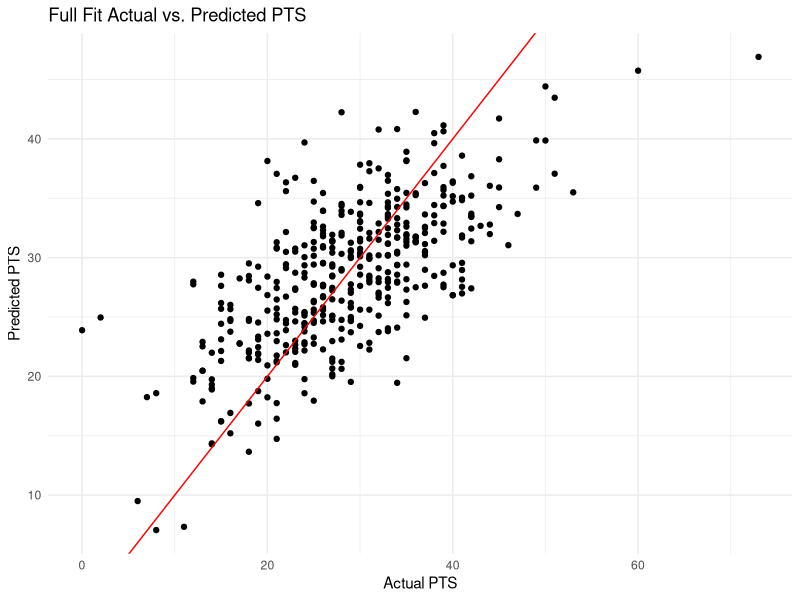
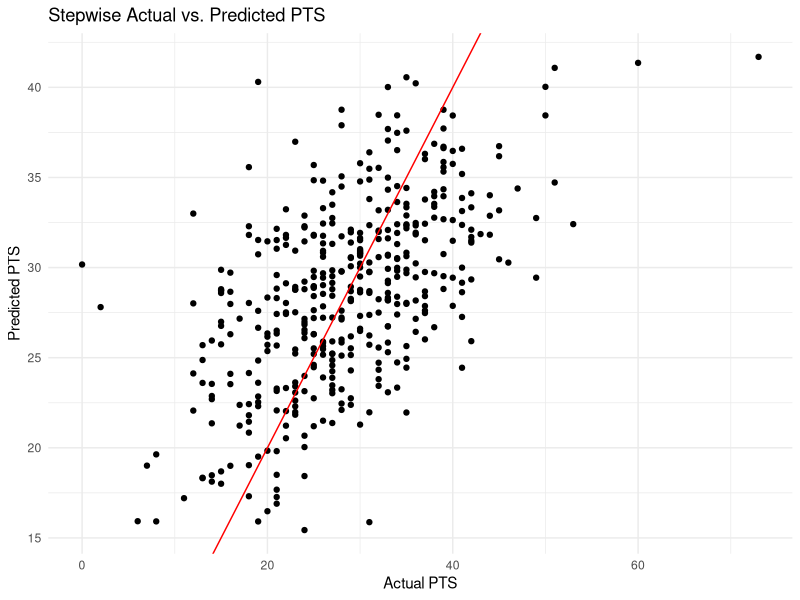
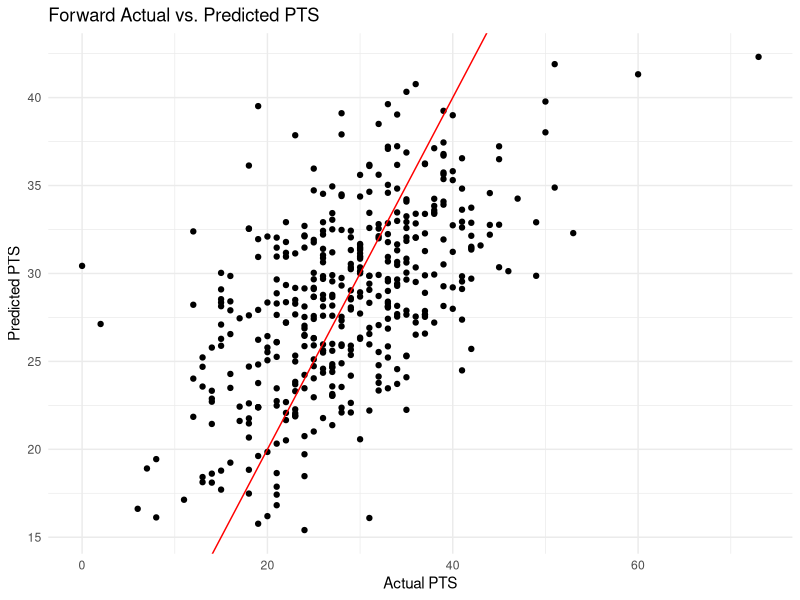
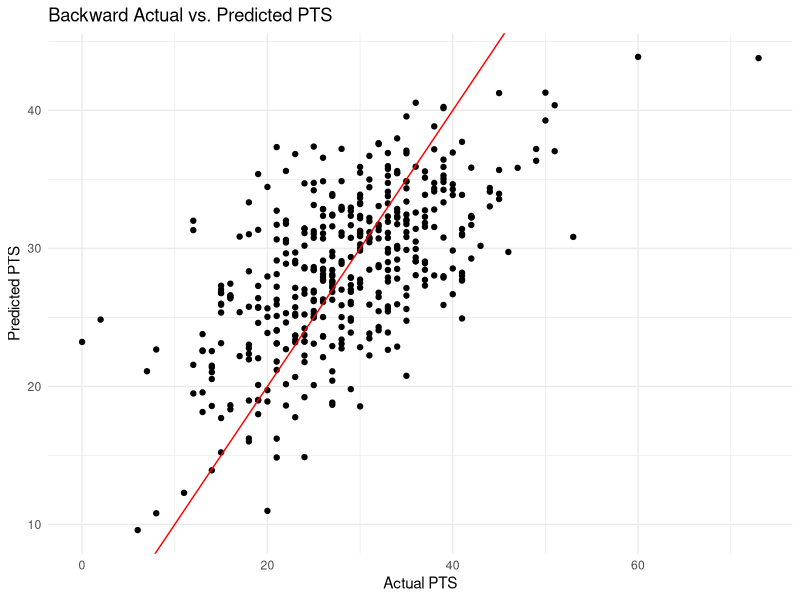

R code for these plots, in order:
# cleaned code
library(ggplot2)
library(dplyr)
library(slider)
library(lubridate)
library(caret)


luka = read.csv("LukaDoncic.csv")
head(luka)
names(luka)[names(luka) == "Unnamed..5"] = "HomeAway"
luka$HomeAway[luka$HomeAway == "@"] = 1
luka$HomeAway = as.integer(luka$HomeAway)
luka$MP = period_to_seconds(ms(luka$MP))
luka[, 7:24] = lapply(luka[, 7:24], as.numeric)
luka = na.omit(luka)

luka = luka %>% mutate(
  PTS_avg3 = lag(slide_dbl(PTS, mean, .before = 3, .after = -1)),
  PTS_sd3 = lag(slide_dbl(PTS, sd, .before = 3, .after = -1)),
  PTS_avg5 = lag(slide_dbl(PTS, mean, .before = 5, .after = -1)),
  PTS_sd5 = lag(slide_dbl(PTS, sd, .before = 5, .after = -1)),
  PTS_avg10 = lag(slide_dbl(PTS, mean, .before = 10, .after = -1)),
  PTS_sd10 = lag(slide_dbl(PTS, sd, .before = 10, .after = -1)),
  PTS_career_avg = lag(slide_dbl(PTS, mean, .before = 433, .after = -1)),
  PTS_career_sd = lag(slide_dbl(PTS, sd, .before = 433, .after = -1)),
)

luka = luka %>% mutate(
  FG_avg3 = lag(slide_dbl(FG, mean, .before = 3, .after = -1)),
  FG_sd3 = lag(slide_dbl(FG, sd, .before = 3, .after = -1)),
  FG_avg5 = lag(slide_dbl(FG, mean, .before = 5, .after = -1)),
  FG_sd5 = lag(slide_dbl(FG, sd, .before = 5, .after = -1)),
  FG_avg10 = lag(slide_dbl(FG, mean, .before = 10, .after = -1)),
  FG_sd10 = lag(slide_dbl(FG, sd, .before = 10, .after = -1)),
  FG_career_avg = lag(slide_dbl(FG, mean, .before = 433, .after = -1)),
  FG_career_sd = lag(slide_dbl(FG, sd, .before = 433, .after = -1)),
)

luka = luka %>% mutate(
  FGA_avg3 = lag(slide_dbl(FGA, mean, .before = 3, .after = -1)),
  FGA_sd3 = lag(slide_dbl(FGA, sd, .before = 3, .after = -1)),
  FGA_avg5 = lag(slide_dbl(FGA, mean, .before = 5, .after = -1)),
  FGA_sd5 = lag(slide_dbl(FGA, sd, .before = 5, .after = -1)),
  FGA_avg10 = lag(slide_dbl(FGA, mean, .before = 10, .after = -1)),
  FGA_sd10 = lag(slide_dbl(FGA, sd, .before = 10, .after = -1)),
  FGA_career_avg = lag(slide_dbl(FGA, mean, .before = 433, .after = -1)),
  FGA_career_sd = lag(slide_dbl(FGA, sd, .before = 433, .after = -1)),
)

luka = luka %>% mutate(
  FG._avg3 = lag(slide_dbl(FG., mean, .before = 3, .after = -1)),
  FG._sd3 = lag(slide_dbl(FG., sd, .before = 3, .after = -1)),
  FG._avg5 = lag(slide_dbl(FG., mean, .before = 5, .after = -1)),
  FG._sd5 = lag(slide_dbl(FG., sd, .before = 5, .after = -1)),
  FG._avg10 = lag(slide_dbl(FG., mean, .before = 10, .after = -1)),
  FG._sd10 = lag(slide_dbl(FG., sd, .before = 10, .after = -1)),
  FG._career_avg = lag(slide_dbl(FG., mean, .before = 433, .after = -1)),
  FG._career_sd = lag(slide_dbl(FG., sd, .before = 433, .after = -1)),
)

luka = luka %>% mutate(
  X3P_avg3 = lag(slide_dbl(X3P, mean, .before = 3, .after = -1)),
  X3P_sd3 = lag(slide_dbl(X3P, sd, .before = 3, .after = -1)),
  X3P_avg5 = lag(slide_dbl(X3P, mean, .before = 5, .after = -1)),
  X3P_sd5 = lag(slide_dbl(X3P, sd, .before = 5, .after = -1)),
  X3P_avg10 = lag(slide_dbl(X3P, mean, .before = 10, .after = -1)),
  X3P_sd10 = lag(slide_dbl(X3P, sd, .before = 10, .after = -1)),
  X3P_career_avg = lag(slide_dbl(X3P, mean, .before = 433, .after = -1)),
  X3P_career_sd = lag(slide_dbl(X3P, sd, .before = 433, .after = -1)),
)

luka = luka %>% mutate(
  X3PA_avg3 = lag(slide_dbl(X3PA, mean, .before = 3, .after = -1)),
  X3PA_sd3 = lag(slide_dbl(X3PA, sd, .before = 3, .after = -1)),
  X3PA_avg5 = lag(slide_dbl(X3PA, mean, .before = 5, .after = -1)),
  X3PA_sd5 = lag(slide_dbl(X3PA, sd, .before = 5, .after = -1)),
  X3PA_avg10 = lag(slide_dbl(X3PA, mean, .before = 10, .after = -1)),
  X3PA_sd10 = lag(slide_dbl(X3PA, sd, .before = 10, .after = -1)),
  X3PA_career_avg = lag(slide_dbl(X3PA, mean, .before = 433, .after = -1)),
  X3PA_career_sd = lag(slide_dbl(X3PA, sd, .before = 433, .after = -1)),
)

luka = luka %>% mutate(
  X3P._avg3 = lag(slide_dbl(X3P., mean, .before = 3, .after = -1)),
  X3P._sd3 = lag(slide_dbl(X3P., sd, .before = 3, .after = -1)),
  X3P._avg5 = lag(slide_dbl(X3P., mean, .before = 5, .after = -1)),
  X3P._sd5 = lag(slide_dbl(X3P., sd, .before = 5, .after = -1)),
  X3P._avg10 = lag(slide_dbl(X3P., mean, .before = 10, .after = -1)),
  X3P._sd10 = lag(slide_dbl(X3P., sd, .before = 10, .after = -1)),
  X3P._career_avg = lag(slide_dbl(X3P., mean, .before = 433, .after = -1)),
  X3P._career_sd = lag(slide_dbl(X3P., sd, .before = 433, .after = -1)),
)

luka = luka %>% mutate(
  FT_avg3 = lag(slide_dbl(FT, mean, .before = 3, .after = -1)),
  FT_sd3 = lag(slide_dbl(FT, sd, .before = 3, .after = -1)),
  FT_avg5 = lag(slide_dbl(FT, mean, .before = 5, .after = -1)),
  FT_sd5 = lag(slide_dbl(FT, sd, .before = 5, .after = -1)),
  FT_avg10 = lag(slide_dbl(FT, mean, .before = 10, .after = -1)),
  FT_sd10 = lag(slide_dbl(FT, sd, .before = 10, .after = -1)),
  FT_career_avg = lag(slide_dbl(FT, mean, .before = 433, .after = -1)),
  FT_career_sd = lag(slide_dbl(FT, sd, .before = 433, .after = -1)),
)

luka = luka %>% mutate(
  FTA_avg3 = lag(slide_dbl(FTA, mean, .before = 3, .after = -1)),
  FTA_sd3 = lag(slide_dbl(FTA, sd, .before = 3, .after = -1)),
  FTA_avg5 = lag(slide_dbl(FTA, mean, .before = 5, .after = -1)),
  FTA_sd5 = lag(slide_dbl(FTA, sd, .before = 5, .after = -1)),
  FTA_avg10 = lag(slide_dbl(FTA, mean, .before = 10, .after = -1)),
  FTA_sd10 = lag(slide_dbl(FTA, sd, .before = 10, .after = -1)),
  FTA_career_avg = lag(slide_dbl(FTA, mean, .before = 433, .after = -1)),
  FTA_career_sd = lag(slide_dbl(FTA, sd, .before = 433, .after = -1)),
)

luka = luka %>% mutate(
  FT._avg3 = lag(slide_dbl(FT., mean, .before = 3, .after = -1)),
  FT._sd3 = lag(slide_dbl(FT., sd, .before = 3, .after = -1)),
  FT._avg5 = lag(slide_dbl(FT., mean, .before = 5, .after = -1)),
  FT._sd5 = lag(slide_dbl(FT., sd, .before = 5, .after = -1)),
  FT._avg10 = lag(slide_dbl(FT., mean, .before = 10, .after = -1)),
  FT._sd10 = lag(slide_dbl(FT., sd, .before = 10, .after = -1)),
  FT._career_avg = lag(slide_dbl(FT., mean, .before = 433, .after = -1)),
  FT._career_sd = lag(slide_dbl(FT., sd, .before = 433, .after = -1)),
)

luka = luka %>% mutate(
  RB_avg3 = lag(slide_dbl(TRB, mean, .before = 3, .after = -1)),
  RB_sd3 = lag(slide_dbl(TRB, sd, .before = 3, .after = -1)),
  RB_avg5 = lag(slide_dbl(TRB, mean, .before = 5, .after = -1)),
  RB_sd5 = lag(slide_dbl(TRB, sd, .before = 5, .after = -1)),
  RB_avg10 = lag(slide_dbl(TRB, mean, .before = 10, .after = -1)),
  RB_sd10 = lag(slide_dbl(TRB, sd, .before = 10, .after = -1)),
  RB_career_avg = lag(slide_dbl(TRB, mean, .before = 433, .after = -1)),
  RB_career_sd = lag(slide_dbl(TRB, sd, .before = 433, .after = -1)),
)

luka = luka %>% mutate(
  AST_avg3 = lag(slide_dbl(AST, mean, .before = 3, .after = -1)),
  AST_sd3 = lag(slide_dbl(AST, sd, .before = 3, .after = -1)),
  AST_avg5 = lag(slide_dbl(AST, mean, .before = 5, .after = -1)),
  AST_sd5 = lag(slide_dbl(AST, sd, .before = 5, .after = -1)),
  AST_avg10 = lag(slide_dbl(AST, mean, .before = 10, .after = -1)),
  AST_sd10 = lag(slide_dbl(AST, sd, .before = 10, .after = -1)),
  AST_career_avg = lag(slide_dbl(AST, mean, .before = 433, .after = -1)),
  AST_career_sd = lag(slide_dbl(AST, sd, .before = 433, .after = -1)),
)

luka = luka %>% mutate(
  STL_avg3 = lag(slide_dbl(STL, mean, .before = 3, .after = -1)),
  STL_sd3 = lag(slide_dbl(STL, sd, .before = 3, .after = -1)),
  STL_avg5 = lag(slide_dbl(STL, mean, .before = 5, .after = -1)),
  STL_sd5 = lag(slide_dbl(STL, sd, .before = 5, .after = -1)),
  STL_avg10 = lag(slide_dbl(STL, mean, .before = 10, .after = -1)),
  STL_sd10 = lag(slide_dbl(STL, sd, .before = 10, .after = -1)),
  STL_career_avg = lag(slide_dbl(STL, mean, .before = 433, .after = -1)),
  STL_career_sd = lag(slide_dbl(STL, sd, .before = 433, .after = -1)),
)

luka = luka %>% mutate(
  BLK_avg3 = lag(slide_dbl(BLK, mean, .before = 3, .after = -1)),
  BLK_sd3 = lag(slide_dbl(BLK, sd, .before = 3, .after = -1)),
  BLK_avg5 = lag(slide_dbl(BLK, mean, .before = 5, .after = -1)),
  BLK_sd5 = lag(slide_dbl(BLK, sd, .before = 5, .after = -1)),
  BLK_avg10 = lag(slide_dbl(BLK, mean, .before = 10, .after = -1)),
  BLK_sd10 = lag(slide_dbl(BLK, sd, .before = 10, .after = -1)),
  BLK_career_avg = lag(slide_dbl(BLK, mean, .before = 433, .after = -1)),
  BLK_career_sd = lag(slide_dbl(BLK, sd, .before = 433, .after = -1)),
)

luka = luka %>% mutate(
  TOV_avg3 = lag(slide_dbl(TOV, mean, .before = 3, .after = -1)),
  TOV_sd3 = lag(slide_dbl(TOV, sd, .before = 3, .after = -1)),
  TOV_avg5 = lag(slide_dbl(TOV, mean, .before = 5, .after = -1)),
  TOV_sd5 = lag(slide_dbl(TOV, sd, .before = 5, .after = -1)),
  TOV_avg10 = lag(slide_dbl(TOV, mean, .before = 10, .after = -1)),
  TOV_sd10 = lag(slide_dbl(TOV, sd, .before = 10, .after = -1)),
  TOV_career_avg = lag(slide_dbl(TOV, mean, .before = 433, .after = -1)),
  TOV_career_sd = lag(slide_dbl(TOV, sd, .before = 433, .after = -1)),
)

luka = luka %>% mutate(
  PF_avg3 = lag(slide_dbl(PF, mean, .before = 3, .after = -1)),
  PF_sd3 = lag(slide_dbl(PF, sd, .before = 3, .after = -1)),
  PF_avg5 = lag(slide_dbl(PF, mean, .before = 5, .after = -1)),
  PF_sd5 = lag(slide_dbl(PF, sd, .before = 5, .after = -1)),
  PF_avg10 = lag(slide_dbl(PF, mean, .before = 10, .after = -1)),
  PF_sd10 = lag(slide_dbl(PF, sd, .before = 10, .after = -1)),
  PF_career_avg = lag(slide_dbl(PF, mean, .before = 433, .after = -1)),
  PF_career_sd = lag(slide_dbl(PF, sd, .before = 433, .after = -1)),
)

luka = luka %>% mutate(
  GMS_avg3 = lag(slide_dbl(GmSc, mean, .before = 3, .after = -1)),
  GMS_sd3 = lag(slide_dbl(GmSc, sd, .before = 3, .after = -1)),
  GMS_avg5 = lag(slide_dbl(GmSc, mean, .before = 5, .after = -1)),
  GMS_sd5 = lag(slide_dbl(GmSc, sd, .before = 5, .after = -1)),
  GMS_avg10 = lag(slide_dbl(GmSc, mean, .before = 10, .after = -1)),
  GMS_sd10 = lag(slide_dbl(GmSc, sd, .before = 10, .after = -1)),
  GMS_career_avg = lag(slide_dbl(GmSc, mean, .before = 433, .after = -1)),
  GMS_career_sd = lag(slide_dbl(GmSc, sd, .before = 433, .after = -1)),
)

luka = luka %>% mutate(
  PM_avg3 = lag(slide_dbl(X..., mean, .before = 3, .after = -1)),
  PM_sd3 = lag(slide_dbl(X..., sd, .before = 3, .after = -1)),
  PM_avg5 = lag(slide_dbl(X..., mean, .before = 5, .after = -1)),
  PM_sd5 = lag(slide_dbl(X..., sd, .before = 5, .after = -1)),
  PM_avg10 = lag(slide_dbl(X..., mean, .before = 10, .after = -1)),
  PM_sd10 = lag(slide_dbl(X..., sd, .before = 10, .after = -1)),
  PM_career_avg = lag(slide_dbl(X..., mean, .before = 433, .after = -1)),
  PM_career_sd = lag(slide_dbl(X..., sd, .before = 433, .after = -1)),
)

luka = luka %>% mutate(
  MP_avg3 = lag(slide_dbl(MP, mean, .before = 3, .after = -1)),
  MP_sd3 = lag(slide_dbl(MP, sd, .before = 3, .after = -1)),
  MP_avg5 = lag(slide_dbl(MP, mean, .before = 5, .after = -1)),
  MP_sd5 = lag(slide_dbl(MP, sd, .before = 5, .after = -1)),
  MP_avg10 = lag(slide_dbl(MP, mean, .before = 10, .after = -1)),
  MP_sd10 = lag(slide_dbl(MP, sd, .before = 10, .after = -1)),
  MP_career_avg = lag(slide_dbl(MP, mean, .before = 433, .after = -1)),
  MP_career_sd = lag(slide_dbl(MP, sd, .before = 433, .after = -1)),
)

head(luka)
clean_luka = luka[, -c(1:2, 5:21, 23:24)]
clean_luka = na.omit(clean_luka)

set.seed(123)
sample = sample(c(TRUE, FALSE), nrow(clean_luka), replace = TRUE, prob = c(0.8, 0.2))
train = clean_luka[sample, ]
test = clean_luka[!sample, ]

# splitting
x_train = as.matrix(train[, -which(colnames(train) == "PTS")])
y_train = train$PTS
x_test = as.matrix(test[, -which(colnames(test) == "PTS")])
y_test = test$PTS


# linear regression
# full fit
fullFit = lm(PTS ~ ., data = clean_luka)
summary(fullFit)

pred_full = predict(fullFit, newdata = clean_luka)
data_vis_full = data.frame(Actual = clean_luka$PTS, Predicted = pred_full)
ggplot(data_vis_full, aes(x = Actual, y = Predicted)) +
  geom_point() +
  geom_abline(slope = 1, intercept = 0, color = "red") +
  theme_minimal() +
  labs(title = "Full Fit Actual vs. Predicted PTS", x = "Actual PTS", y = "Predicted PTS")

full = lm(PTS ~ ., data = clean_luka)
null = lm(PTS ~ 1, data = clean_luka)

# stepwise
luka_step = step(null, scope = list(lower=null, upper=full), direction = "both", trace = F)
summary(luka_step)
model_step = lm(PTS ~ GMS_avg10 + TOV_career_sd + FT_avg3 + TOV_avg10 + 
                  TOV_sd5 + AST_sd3 + STL_sd3 + FG._avg3 + X3PA_sd10 + STL_avg10 + 
                  STL_avg3 + BLK_avg5 + AST_avg5 + TOV_career_avg + FG._avg10 + 
                  MP_avg3 + PM_sd3 + FT_sd10 + HomeAway + RB_sd10 + PF_sd10 + 
                  X3P._sd5 + PF_sd5, data = clean_luka)

predicted_step = predict(model_step)
data_vis_step = data.frame(Actual = clean_luka$PTS, Predicted = predicted_step)
ggplot(data_vis_step, aes(x = Actual, y = Predicted)) +
  geom_point() +
  geom_abline(slope = 1, intercept = 0, color = "red") +
  theme_minimal() +
  labs(title = "Stepwise Actual vs. Predicted PTS", x = "Actual PTS", y = "Predicted PTS")


# forward
luka_forward = step(null, scope = list(lower=null, upper=full), direction = "forward", trace = F)
summary(luka_forward)
model_forward = lm(PTS ~ GMS_avg10 + TOV_career_sd + FT_avg3 + TOV_avg10 + 
                     TOV_sd5 + AST_sd3 + STL_sd3 + FG._avg3 + X3PA_sd10 + STL_avg10 + 
                     STL_avg3 + BLK_avg5 + RB_sd3 + AST_avg5 + TOV_career_avg + 
                     FG._avg10 + MP_avg3 + PM_sd3 + FT_sd10 + HomeAway + RB_sd10 + 
                     PF_sd10 + X3P._sd5 + PF_sd5, data = clean_luka)
predicted_forward = predict(model_forward)
data_vis_forward = data.frame(Actual = clean_luka$PTS, Predicted = predicted_forward)
ggplot(data_vis_forward, aes(x = Actual, y = Predicted)) +
  geom_point() +
  geom_abline(slope = 1, intercept = 0, color = "red") +
  theme_minimal() +
  labs(title = "Forward Actual vs. Predicted PTS", x = "Actual PTS", y = "Predicted PTS")

# backward
luka_backward = step(full, direction = "backward", trace = F)
summary(luka_backward)
model_backward = lm(PTS ~ HomeAway + PTS_avg5 + PTS_sd10 + PTS_career_sd + 
                      FG_avg3 + FG_avg5 + FG_career_avg + FGA_avg5 + FGA_career_avg + 
                      FG._sd3 + FG._sd5 + X3P_career_avg + X3PA_avg3 + X3PA_sd10 + 
                      X3PA_career_avg + X3P._sd10 + X3P._career_avg + FT_career_sd + 
                      FTA_avg3 + FT._sd3 + FT._avg10 + RB_sd10 + AST_sd3 + AST_sd10 + 
                      AST_career_sd + STL_avg3 + STL_sd3 + STL_avg10 + BLK_avg5 + 
                      BLK_sd5 + BLK_avg10 + BLK_career_avg + BLK_career_sd + TOV_avg5 + 
                      TOV_sd5 + TOV_avg10 + TOV_sd10 + TOV_career_avg + PF_career_avg + 
                      GMS_avg5 + GMS_sd10 + GMS_career_avg + GMS_career_sd + PM_sd3 + 
                      PM_avg10 + PM_career_avg + MP_sd3 + MP_avg5 + MP_sd5 + MP_career_avg, 
                    data = clean_luka)
predicted_backward = predict(model_backward)
data_vis_backward = data.frame(Actual = clean_luka$PTS, Predicted = predicted_backward)
ggplot(data_vis_backward, aes(x = Actual, y = Predicted)) +
  geom_point() +
  geom_abline(slope = 1, intercept = 0, color = "red") +
  theme_minimal() +
  labs(title = "Backward Actual vs. Predicted PTS", x = "Actual PTS", y = "Predicted PTS")



# testing
# full fit
prediction_full = predict(fullFit, newdata = test)
mse = mean((prediction_full - test$PTS)^2)
rmse = sqrt(mse)
mae = mean(abs(prediction_full - test$PTS))
cat("RMSE:", rmse, "\nMAE:", mae, "\n")

# stepwise
prediction_step = predict(model_step, newdata = test)
mse = mean((prediction_step - test$PTS)^2)
rmse = sqrt(mse)
mae = mean(abs(prediction_step - test$PTS))
cat("RMSE:", rmse, "\nMAE:", mae, "\n")

# forward
prediction_forward = predict(model_forward, newdata = test)
mse = mean((prediction_forward - test$PTS)^2)
rmse = sqrt(mse)
mae = mean(abs(prediction_forward - test$PTS))
cat("RMSE:", rmse, "\nMAE:", mae, "\n")

# backward
prediction_backward = predict(model_backward, newdata = test)
mse = mean((prediction_backward - test$PTS)^2)
rmse = sqrt(mse)
mae = mean(abs(prediction_backward - test$PTS))
cat("RMSE:", rmse, "\nMAE:", mae, "\n")





# cross validation
train_control = trainControl(method = "cv", number = 10)

# full fit
cv_full = train(PTS ~ ., 
                 data = clean_luka, 
                 method = "lm", 
                 trControl = train_control)
print(cv_full)

# stepwise
formula_step = PTS ~ GMS_avg10 + TOV_career_sd + FT_avg3 + TOV_avg10 +
  TOV_sd5 + AST_sd3 + STL_sd3 + FG._avg3 + X3PA_sd10 + STL_avg10 +
  STL_avg3 + BLK_avg5 + AST_avg5 + TOV_career_avg + FG._avg10 +
  MP_avg3 + PM_sd3 + FT_sd10 + HomeAway + RB_sd10 + PF_sd10 +
  X3P._sd5 + PF_sd5
cv_step = train(formula_step, 
                 data = clean_luka, 
                 method = "lm", 
                 trControl = train_control)
print(cv_step)

# forward
formula_forward = PTS ~ GMS_avg10 + TOV_career_sd + FT_avg3 + TOV_avg10 + 
  TOV_sd5 + AST_sd3 + STL_sd3 + FG._avg3 + X3PA_sd10 + STL_avg10 + 
  STL_avg3 + BLK_avg5 + RB_sd3 + AST_avg5 + TOV_career_avg + 
  FG._avg10 + MP_avg3 + PM_sd3 + FT_sd10 + HomeAway + RB_sd10 + 
  PF_sd10 + X3P._sd5 + PF_sd5
cv_forward = train(formula_forward,
                   data = clean_luka,
                   method = "lm",
                   trControl = train_control)
print(cv_forward)

# backward
formula_backward = PTS ~ HomeAway + PTS_avg5 + PTS_sd10 + PTS_career_sd + 
  FG_avg3 + FG_avg5 + FG_career_avg + FGA_avg5 + FGA_career_avg + 
  FG._sd3 + FG._sd5 + X3P_career_avg + X3PA_avg3 + X3PA_sd10 + 
  X3PA_career_avg + X3P._sd10 + X3P._career_avg + FT_career_sd + 
  FTA_avg3 + FT._sd3 + FT._avg10 + RB_sd10 + AST_sd3 + AST_sd10 + 
  AST_career_sd + STL_avg3 + STL_sd3 + STL_avg10 + BLK_avg5 + 
  BLK_sd5 + BLK_avg10 + BLK_career_avg + BLK_career_sd + TOV_avg5 + 
  TOV_sd5 + TOV_avg10 + TOV_sd10 + TOV_career_avg + PF_career_avg + 
  GMS_avg5 + GMS_sd10 + GMS_career_avg + GMS_career_sd + PM_sd3 + 
  PM_avg10 + PM_career_avg + MP_sd3 + MP_avg5 + MP_sd5 + MP_career_avg
cv_backward = train(formula_backward,
                    data = clean_luka,
                    method = "lm",
                    trControl = train_control)
print(cv_backward)
